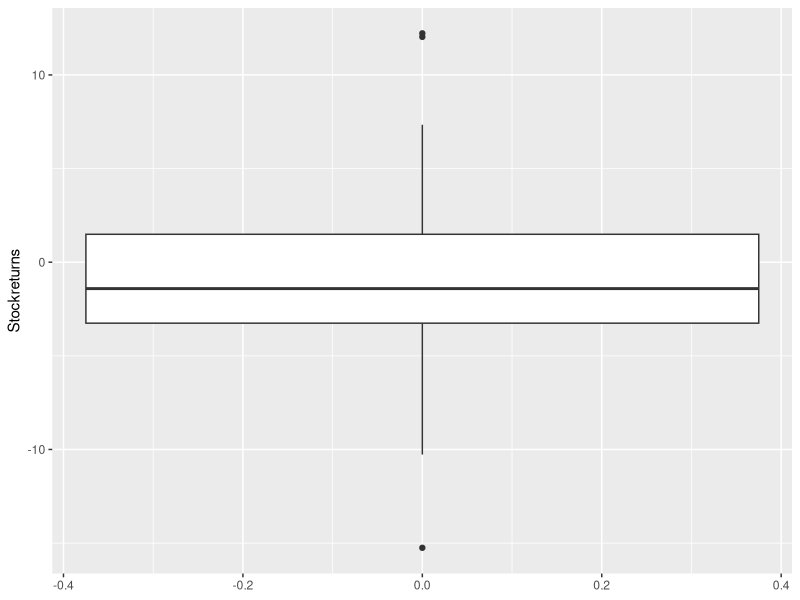
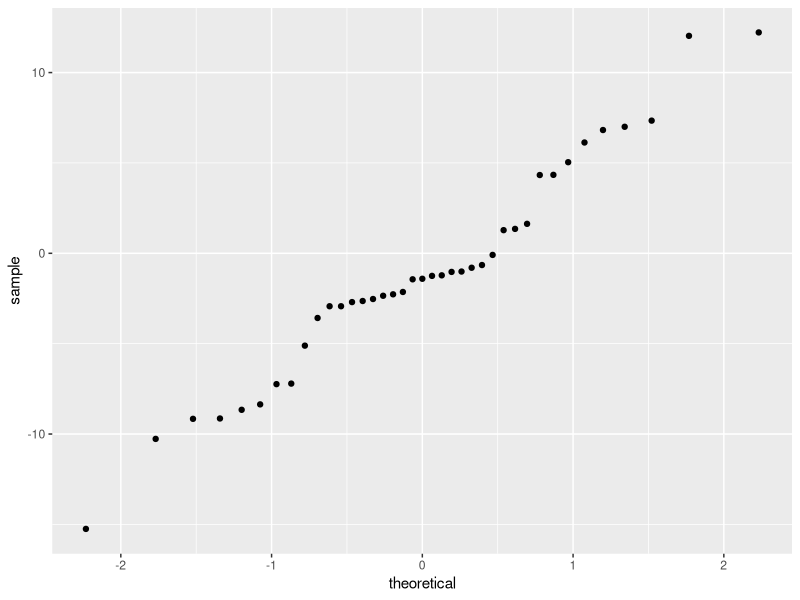

Write R code to recreate these figures, in order.
## ---- chunk 1
knitr::opts_chunk$set(echo = TRUE)
library(tidyverse)
## ---- chunk 2
Stockreturns <- c(-8.36, 1.63, -2.27, -2.93, -2.70,
-2.93, -9.14, -2.64, 6.82, -2.35,
-3.58, 6.13, 7.00, -15.25, -8.66,
-1.03, -9.16, -1.25, -1.22, -10.27,
-5.11, -0.80, -1.44, 1.28, -0.65,
4.34, 12.22, -7.21, -0.09, 7.34,
5.04, -7.24, -2.14, -1.01, -1.41,
12.03, -2.53, 4.33, 1.35)
Stockreturns
## ---- chunk 3
#Question 1
mean(Stockreturns)
## ---- chunk 4
#Question 2
sd(Stockreturns)
## ---- chunk 5
#Question 3
pnorm(-1.5, -1.124615,5.977673)
## ---- chunk 6
#Question 4
qnorm(.7,-1.124615,5.977673)
## ---- chunk 7
#Question 5
qnorm(.25,-1.124615,5.977673)#using the normal assumption
quantile(Stockreturns,probs=.25)#using data 
## ---- chunk 8
#Question 6
ggplot(mapping = aes(y=Stockreturns))+
  geom_boxplot()
ggplot(mapping=aes(sample=Stockreturns))+stat_qq()
## ---- chunk 9
#Question 8
t.test(Stockreturns,alternative="less",mu=.95)#one-tail
